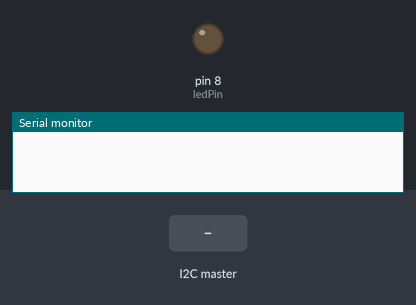
A sketch run on a simulated Arduino Uno, built with avr-gcc and run on an emulated ATmega328P. Parts: output pins drawn as LEDs (lit = HIGH), the last lines printed to the serial monitor. The test bench sets the inputs (shaded band).

Above: at 1.2 s.
1.3 s: the I2C master sends "*"
At 2.5 s:
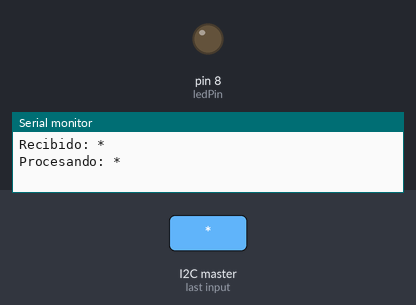
2.9 s: the I2C master sends "-"
At 3.05 s:
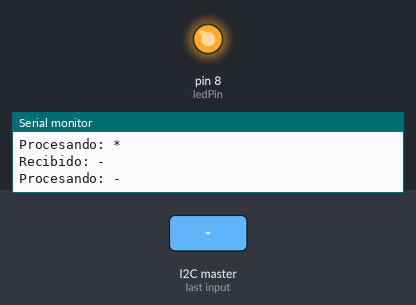
Timing chart, 0 to 5.9 s (numbered marks = the images above; inputs shaded):
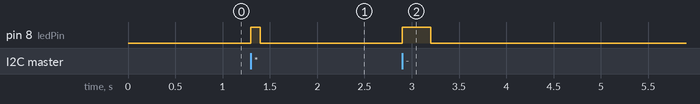

Measured:
- after the input at 1.3 s, pin 8 (ledPin): LOW → HIGH at once, → LOW 0.10 s later
- after the input at 2.9 s, pin 8 (ledPin): LOW → HIGH at once, → LOW 0.30 s later

The sketch:

Slave.ino
```cpp
#include <Wire.h>

const int ledPin = 8; // Pin del LED

volatile char simboloMorse = ' '; // Variable para almacenar el símbolo Morse recibido
volatile bool newData = false; // Indica si se ha recibido un nuevo dato

void setup() {
    Wire.begin(0x08); // Unirse al bus I2C como esclavo con la dirección 0x08
    Wire.onReceive(dataRcv); // Registrar un controlador de eventos para recibir datos
    pinMode(ledPin, OUTPUT); // Configurar el pin del LED como salida
    Serial.begin(9600); // Inicializar el monitor serie
}

void loop() {
    if (newData) {
        Serial.print("Procesando: ");
        Serial.println(simboloMorse);

        if (simboloMorse == '*') {
            // Encender el LED brevemente para un punto
            digitalWrite(ledPin, HIGH);
            delay(100);
            digitalWrite(ledPin, LOW);
        } else if (simboloMorse == '-') {
            // Encender el LED por más tiempo para una raya
            digitalWrite(ledPin, HIGH);
            delay(300);
            digitalWrite(ledPin, LOW);
        }

        newData = false; // Reiniciar la bandera de nuevo dato
    }
}

void dataRcv(int numBytes) {
    while (Wire.available()) { // Leer todos los bytes recibidos
        simboloMorse = Wire.read();
        Serial.print("Recibido: ");
        Serial.println(simboloMorse);
        newData = true; // Indicar que se ha recibido un nuevo dato
    }
}
```
